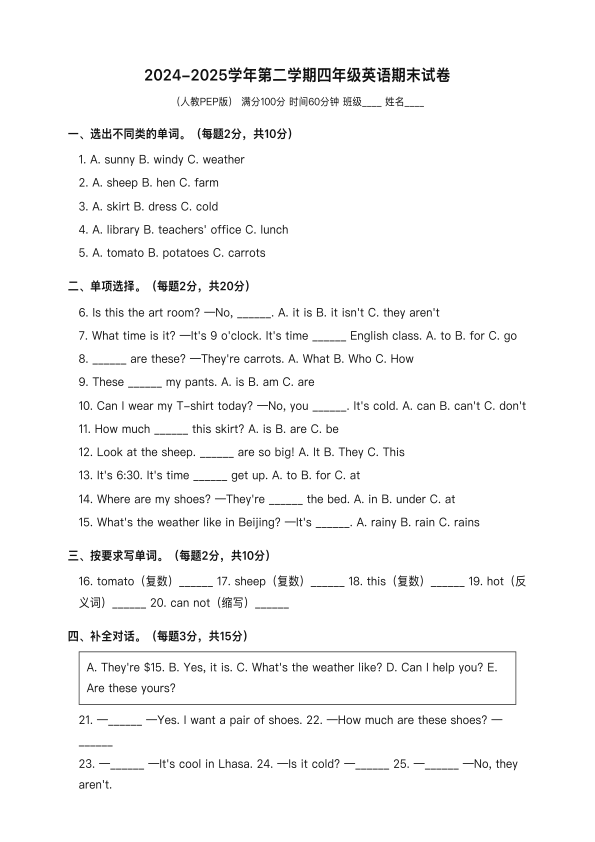
#> input picture samples/g4-2025-page1.png, 1190 x 1684 px (shown at 1/2 size)
$ python make-fixtures.py ../../samples/g4-2025-page1.png ../../samples/g4-2025-page1.png
#> lines starting #> are read from the running program, lines starting #| are printed output that depends on the picture
"""生成 E2E 测试夹具。用法：python3 make-fixtures.py <输出目录> <样本 PNG>"""
import sys, os, zipfile, subprocess
from PIL import Image

out, src = sys.argv[1], sys.argv[2]
os.makedirs(out, exist_ok=True)

# 1. 模拟手机竖拍：像素按横向存储 + EXIF Orientation=6（显示时需顺时针旋转 90°）
img = Image.open(src).convert('RGBA')                # 竖版 1190x1684；样本背景透明，先铺白底
#> img is the input picture: PIL image 1190x1684 RGBA; mean R, G, B, A 0.9, 0.9, 0.9, 8.6
bg = Image.new('RGBA', img.size, 'white'); bg.alpha_composite(img); img = bg.convert('RGB')
#> after `bg = Image.new('RGBA', img.size, 'white')`: bg: PIL image 1190x1684 RGBA; every value is 255
stored = img.rotate(90, expand=True)                 # 逆时针 90° 后横向存储 1684x1190
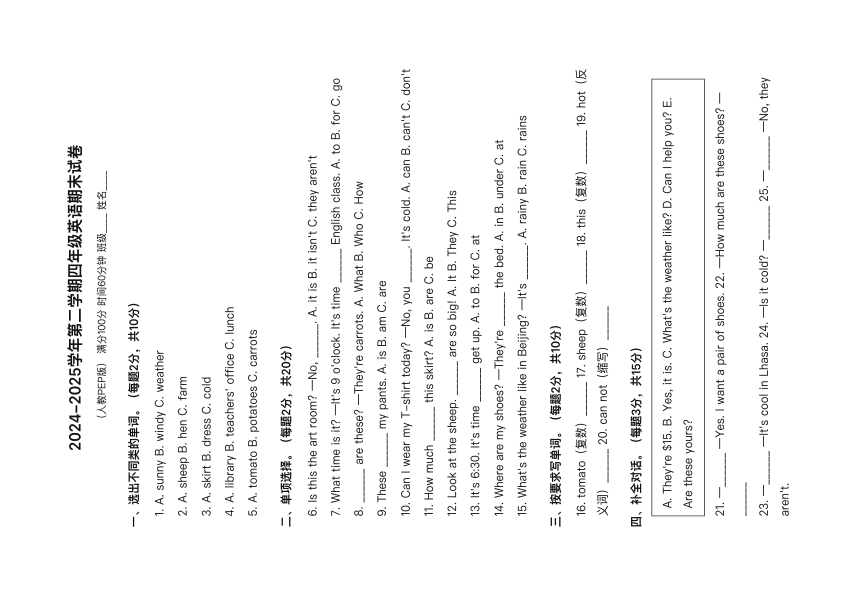
#> stored: PIL image 1684x1190 RGB (shown at 1/2 size); min 17, max 255, mean 247
exif = Image.Exif(); exif[0x0112] = 6
stored.save(os.path.join(out, 'phone-exif6.jpg'), quality=92, exif=exif)

# 2. HEIC（用 macOS sips 由 JPG 转换；非 macOS 跳过）
heic = os.path.join(out, 'phone.heic')
#> (the run stopped early here; a loop or call above may not have finished)

$ run again, on src/renderer/design/assets/gallery-q07.png
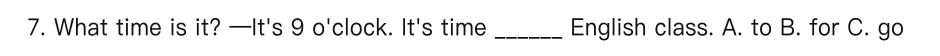
#> input picture src/renderer/design/assets/gallery-q07.png, 940 x 56 px
#> img is the input picture: PIL image 940x56 RGBA; mean R, G, B, A 1.5, 1.5, 1.5, 14.9
#> bg: PIL image 940x56 RGBA; every value is 255
#> img: PIL image 940x56 RGB
#> `stored = img.rotate(90, expand=True)`:
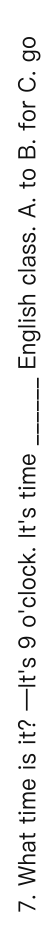
#> stored: PIL image 56x940 RGB; min 17, max 255, mean 241

$ run again, on src/renderer/design/assets/gallery-q09.png
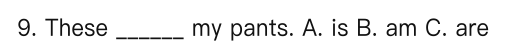
#> input picture src/renderer/design/assets/gallery-q09.png, 520 x 56 px
#> img is the input picture: PIL image 520x56 RGBA; mean R, G, B, A 1.3, 1.3, 1.3, 13.7
#> bg: PIL image 520x56 RGBA; every value is 255
#> img: PIL image 520x56 RGB
#> `stored = img.rotate(90, expand=True)`:
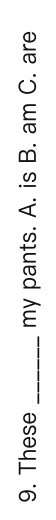
#> stored: PIL image 56x520 RGB; min 17, max 255, mean 242.1
